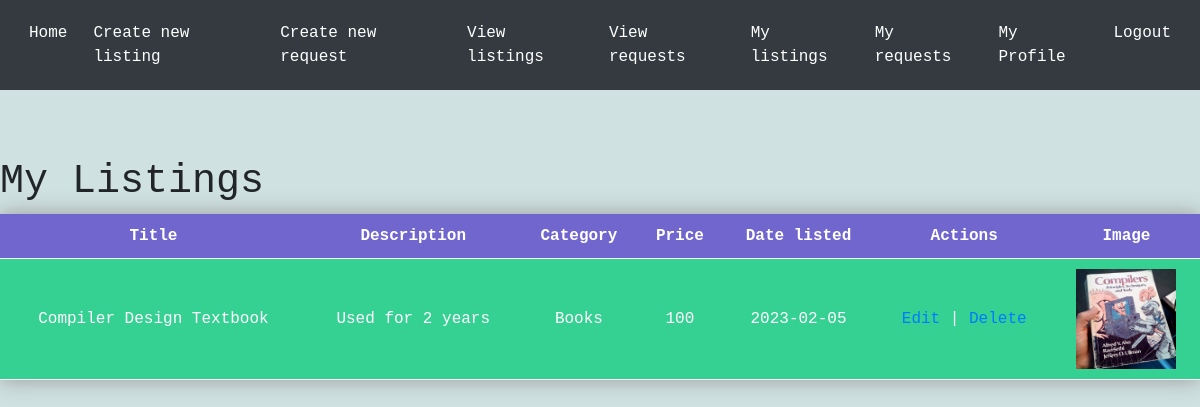
The app's page /viewmylistings (signed in), older data.
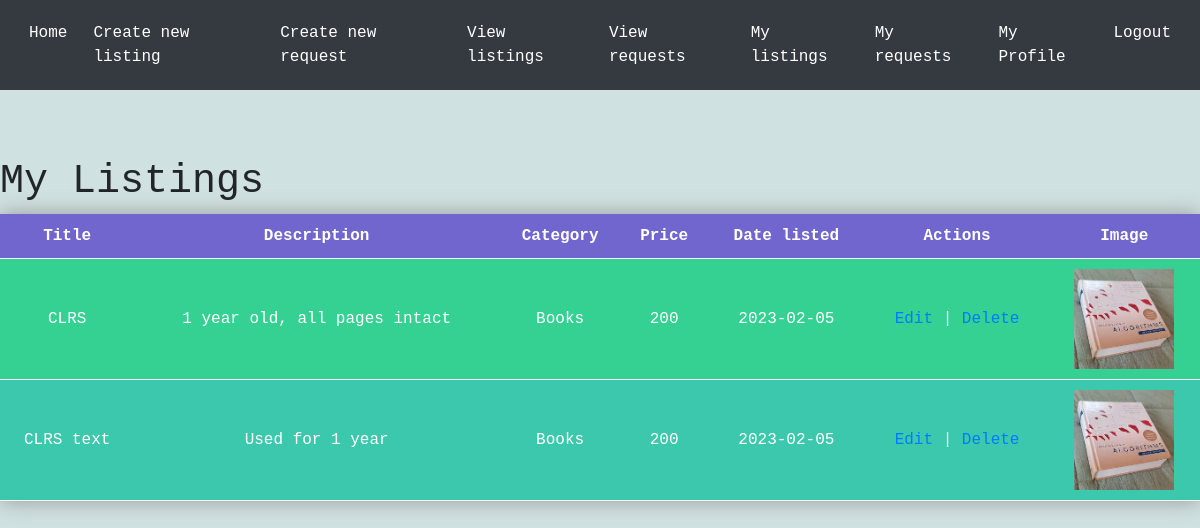
The same page, newer data.
### tables this page shows
CREATE TABLE listings (
    id INTEGER PRIMARY KEY AUTOINCREMENT,
    user_id INTEGER NOT NULL,
    title TEXT NOT NULL,
    description TEXT NOT NULL,
    category TEXT NOT NULL,
    price INTEGER NOT NULL,
    date DATE,
    FOREIGN KEY (user_id) REFERENCES Users(id)
);

### app.py (the view)
@app.route('/viewmylistings')
def viewmylistings():
    conn = sqlite3.connect('database.db')
    c = conn.cursor()
    c.execute("SELECT * FROM listings where user_id = ?",(session['id'],))
    listings = c.fetchall()
    return render_template('viewmylistings.html', listings=listings)

### templates/viewmylistings.html (shortened to what this page needs)
{% extends 'base.html' %}
{% block content %}
    <h1>My Listings</h1>
    <table class="neon-table">
        <tr>
            <th>Title</th>
            <th>Description</th>
            <th>Category</th>
            <th>Price</th>
            <th>Date listed</th>
            <th>Actions</th>
            <th>Image</th>
        </tr>
        {% for listing in listings %}
        <tr>
            <td>{{listing[2]}}</td>
            <td>{{listing[3]}}</td>
            <td>{{listing[4]}}</td>
            <td>{{listing[5]}}</td>
            <td>{{listing[6]}}</td>
            <td><a href="/editlisting/{{listing[0]}}">Edit</a> | <a href="/deletelisting/{{listing[0]}}" onclick="return confirm('Are you sure want to delete this listing?')">Delete</a></td>
            <td><img src="{{ url_for('static',filename='uploads/'+ listing[0]|string +'.jpg') }}"  alt="{{ listing[4] }}" width="100" height="100"></td>
        </tr>
        {% endfor %}
    </table>
{% endblock %}

Row changes from the older to the newer data that the page shows:
removed listings: title "Compiler Design Textbook", description "Used for 2 years", category "Books", price "100", date "2023-02-05"
added listings: title "CLRS", description "1 year old, all pages intact", category "Books", price "200", date "2023-02-05"
added listings: title "CLRS text", description "Used for 1 year", category "Books", price "200", date "2023-02-05"
